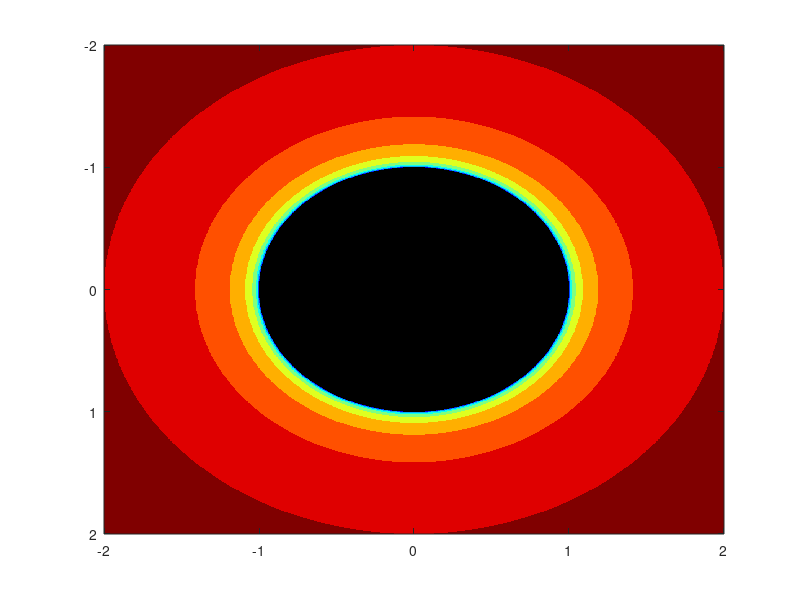

Write MATLAB code to recreate this figure.
   
    % Parameters
    points = 1000;
    i = 10; 

    % figure settings
    figure('Position', [100, 100, 1000, 1000]); 
    colormap([flipud(jet); 0 0 0]);  
    axis equal;

    % grid of complex numbers
    x = linspace(-2, 2, points);
    y = linspace(-2, 2, points);
    [real, complex] = meshgrid(x, y);
    C = real + complex * 1i;
    
    Z = C ;
    escape_time = zeros(size(C));
      
 
    % Mandelbrot calculation
    for n = 1:i
         % checks which points remain bounded 
        bounded = abs(Z) <= 2;
       
        % iterates bounded points
        Z(bounded) = Z(bounded).^2;

        % add time to bounded points
        escape_time(bounded) = escape_time(bounded) + 1;
        figure(1)
        imagesc(x, y, escape_time);

        pause(0.5)

    end
    